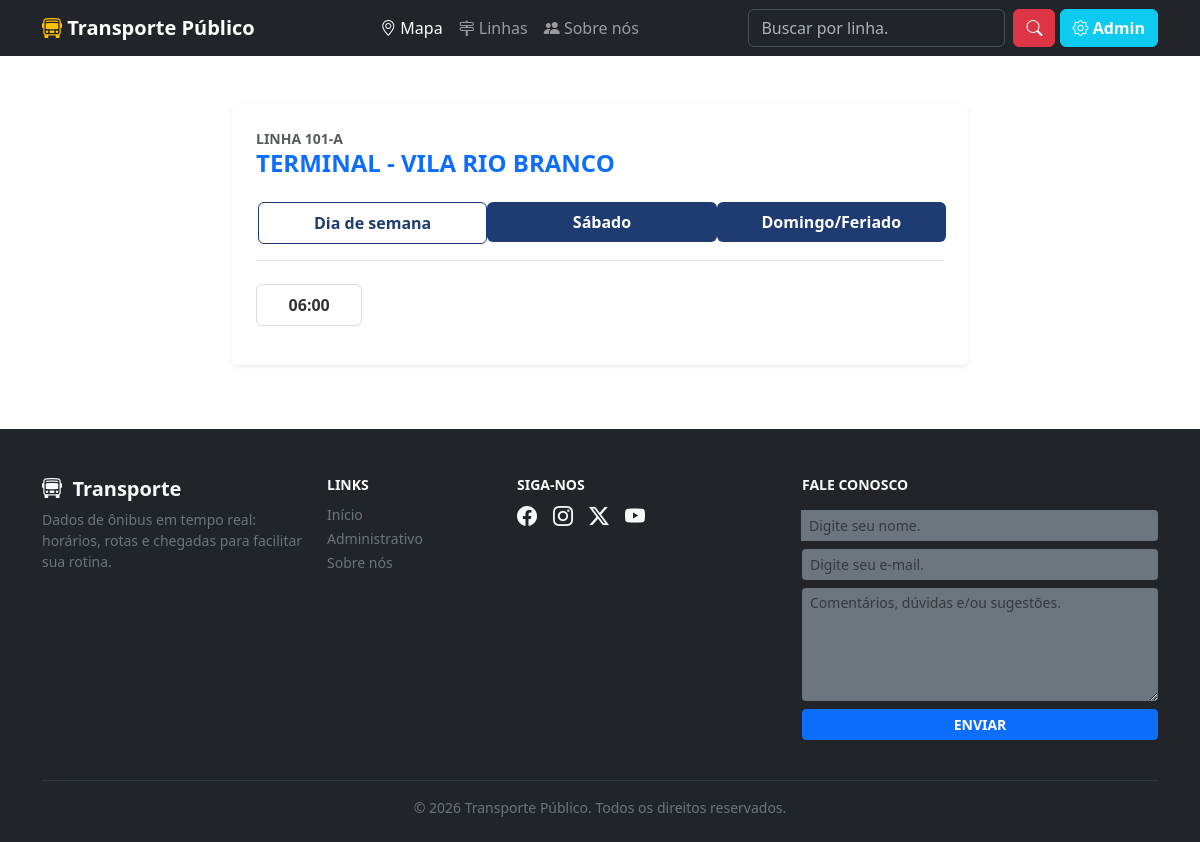
Page /linhas.php?view=detalhes&id=1 on the committed database.
### tables this page shows
CREATE TABLE tblinhas (
    id_linha INT PRIMARY KEY AUTO_INCREMENT,
    codigo VARCHAR(20) UNIQUE NOT NULL,
    nome VARCHAR(100) NOT NULL,
    operadora VARCHAR(100)
);

CREATE TABLE tbhorario_programados (
    id_horario INT PRIMARY KEY AUTO_INCREMENT,
    id_linha INT NOT NULL,
    dia_semana VARCHAR(50) NOT NULL,  
    horario_partida TIME NOT NULL,
    FOREIGN KEY (id_linha) REFERENCES tblinhas(id_linha) ON DELETE CASCADE
);

### linhas.php (the view, shortened to what this page needs)
<?php
$host = 'localhost';
$db   = 'TransportePublico_ti19';
$user = 'TransportePublico_ti19';
$pass = 'senacti19';
$charset = 'utf8mb4';
$dsn = "mysql:host=$host;dbname=$db;charset=$charset";
$options = [
    PDO::ATTR_ERRMODE            => PDO::ERRMODE_EXCEPTION,
    PDO::ATTR_DEFAULT_FETCH_MODE => PDO::FETCH_ASSOC,
    PDO::ATTR_EMULATE_PREPARES   => false,
];
try {
    $pdo = new PDO($dsn, $user, $pass, $options);
} catch (\PDOException $e) {
    die("Erro ao conectar ao banco de dados: " . $e->getMessage());
}
$view = isset($_GET['view']) ? $_GET['view'] : 'lista';
$id_linha = isset($_GET['id']) ? (int)$_GET['id'] : 0;
$id_horario = isset($_GET['id_horario']) ? (int)$_GET['id_horario'] : 0;
?>
<!DOCTYPE html>
<html lang="pt-br">
<head>
    <link href="https://cdn.jsdelivr.net/npm/bootstrap@5.3.0/dist/css/bootstrap.min.css" rel="stylesheet">
</head>
<body>
<?php if(file_exists('menu.php')) include 'menu.php'; ?>
<div class="container my-5">
    <?php if ($view == 'lista'): ?>
        <div class="row g-3">
            <?php
            $stmt = $pdo->query("SELECT * FROM tblinhas ORDER BY codigo ASC");
            foreach ($stmt->fetchAll() as $linha):
            ?>
                <div class="col-md-4">
                    <div class="card h-100 border-0 shadow-sm" style="border-left: 5px solid var(--cor-primaria) !important; cursor:pointer;" onclick="location.href='?view=detalhes&id=<?= $linha['id_linha'] ?>'">
                        <div class="card-body py-3">
                            <span class="badge bg-primary mb-1"><?= $linha['codigo'] ?></span>
                            <h6 class="card-title mb-0 fw-bold"><?= $linha['nome'] ?></h6>
                        </div>
                    </div>
                </div>
            <?php endforeach; ?>
        </div>
    <?php elseif ($view == 'detalhes' && $id_linha > 0): ?>
        <?php
            $stmtLinha = $pdo->prepare("SELECT * FROM tblinhas WHERE id_linha = ?");
            $stmtLinha->execute([$id_linha]);
            $dadosLinha = $stmtLinha->fetch();
            if ($dadosLinha):
                $stmtH = $pdo->prepare("SELECT * FROM tbhorario_programados WHERE id_linha = ? ORDER BY horario_partida ASC");
                $stmtH->execute([$id_linha]);
                $listaHorarios = $stmtH->fetchAll();
                $uteis = []; $sab = []; $dom = [];
                $aba_ativa = 't1';
                foreach($listaHorarios as $h) {
                    $d = mb_strtolower($h['dia_semana']);
                    if(strpos($d, 'sab') !== false) {
                        $sab[] = $h;
                        if ($id_horario == $h['id_horario']) $aba_ativa = 't2';
                    } elseif(strpos($d, 'dom') !== false || strpos($d, 'fer') !== false) {
                        $dom[] = $h;
                        if ($id_horario == $h['id_horario']) $aba_ativa = 't3';
                    } else {
                        $uteis[] = $h;
                    }
                }
        ?>
            <div class="row">
                <div class="col-lg-8 mx-auto">
                    <div class="card shadow-sm border-0 p-4 mb-3">
                        <small class="text-muted fw-bold">LINHA <?= $dadosLinha['codigo'] ?></small>
                        <h4 class="text-primary fw-bold text-uppercase mb-4"><?= $dadosLinha['nome'] ?></h4>
                        <ul class="nav nav-pills nav-justified mb-3" role="tablist">
                            <li class="nav-item">
                                <button class="nav-link custom-tab <?= $aba_ativa == 't1' ? 'active' : '' ?>" data-bs-toggle="pill" data-bs-target="#t1">Dia de semana</button>
                            </li>
                            <li class="nav-item">
                                <button class="nav-link custom-tab <?= $aba_ativa == 't2' ? 'active' : '' ?>" data-bs-toggle="pill" data-bs-target="#t2">Sábado</button>
                            </li>
                            <li class="nav-item">
                                <button class="nav-link custom-tab <?= $aba_ativa == 't3' ? 'active' : '' ?>" data-bs-toggle="pill" data-bs-target="#t3">Domingo/Feriado</button>
                            </li>
                        </ul>
                        <div class="tab-content border-top pt-2">
                            <?php
                            $secoes = ['t1' => $uteis, 't2' => $sab, 't3' => $dom];
                            foreach($secoes as $idT => $dados):
                            ?>
                                <div class="tab-pane fade <?= $aba_ativa == $idT ? 'show active' : '' ?>" id="<?= $idT ?>">
                                    <div class="grid-horarios">
                                        <?php foreach($dados as $h):
                                            $active = ($id_horario == $h['id_horario']) ? 'active' : '';
                                        ?>
                                            <a href="?view=detalhes&id=<?= $id_linha ?>&id_horario=<?= $h['id_horario'] ?>" class="horario-btn <?= $active ?>">
                                                <?= date('H:i', strtotime($h['horario_partida'])) ?>
                                            </a>
                                        <?php endforeach; ?>
                                    </div>
                                </div>
                            <?php endforeach; ?>
                        </div>
                    </div>
                </div>
            </div>
        <?php endif; ?>
    <?php endif; ?>
</div>
<?php if(file_exists('rodape.php')) include 'rodape.php'; ?>
</body>
</html>

### css/meu_estilo.css (style rules this page uses)
body { background-color: #f4f7f6; font-family: 'Segoe UI', Tahoma, Geneva, Verdana, sans-serif; }

### linhas.php (style rules this page uses)
:root { --cor-primaria: #1e3c72; --cor-fundo: #f4f7f6; }
body { background-color: var(--cor-fundo); font-family: 'Segoe UI', sans-serif; }
.nav-pills .nav-link.custom-tab { background-color: var(--cor-primaria); color: white; margin: 0 2px; font-weight: 600; }
.nav-pills .nav-link.custom-tab.active { background-color: white !important; color: var(--cor-primaria) !important; border: 1px solid var(--cor-primaria); }
.grid-horarios { display: grid; grid-template-columns: repeat(auto-fill, minmax(90px, 1fr)); gap: 10px; padding: 15px 0; }
.horario-btn { background: white; border: 1px solid #ddd; border-radius: 6px; padding: 8px; text-align: center; text-decoration: none; color: #333; font-weight: bold; }

### rows in the picture
tblinhas: codigo "101-A", nome "TERMINAL - VILA RIO BRANCO"
tbhorario_programados: horario_partida "06:00"
